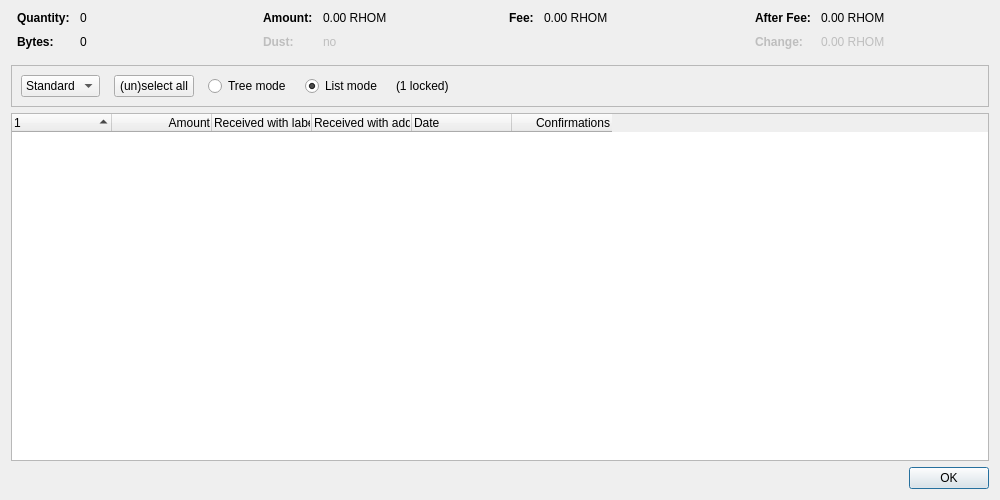
<?xml version="1.0" encoding="UTF-8"?>
<ui version="4.0">
 <class>CoinControlDialog</class>
 <widget class="QDialog" name="CoinControlDialog">
  <property name="geometry">
   <rect>
    <x>0</x>
    <y>0</y>
    <width>1000</width>
    <height>500</height>
   </rect>
  </property>
  <property name="windowTitle">
   <string>Coin Selection</string>
  </property>
  <layout class="QVBoxLayout" name="verticalLayout">
   <item>
    <layout class="QHBoxLayout" name="horizontalLayoutTop" stretch="0,0,0,0">
     <property name="topMargin">
      <number>0</number>
     </property>
     <property name="bottomMargin">
      <number>10</number>
     </property>
     <item>
      <layout class="QFormLayout" name="formLayoutCoinControl1">
       <property name="horizontalSpacing">
        <number>10</number>
       </property>
       <property name="verticalSpacing">
        <number>10</number>
       </property>
       <property name="leftMargin">
        <number>6</number>
       </property>
       <property name="rightMargin">
        <number>6</number>
       </property>
       <item row="0" column="0">
        <widget class="QLabel" name="labelCoinControlQuantityText">
         <property name="font">
          <font>
           <weight>75</weight>
           <bold>true</bold>
          </font>
         </property>
         <property name="text">
          <string>Quantity:</string>
         </property>
        </widget>
       </item>
       <item row="0" column="1">
        <widget class="QLabel" name="labelCoinControlQuantity">
         <property name="cursor">
          <cursorShape>IBeamCursor</cursorShape>
         </property>
         <property name="contextMenuPolicy">
          <enum>Qt::ActionsContextMenu</enum>
         </property>
         <property name="text">
          <string notr="true">0</string>
         </property>
         <property name="textInteractionFlags">
          <set>Qt::LinksAccessibleByMouse|Qt::TextSelectableByKeyboard|Qt::TextSelectableByMouse</set>
         </property>
        </widget>
       </item>
       <item row="1" column="0">
        <widget class="QLabel" name="labelCoinControlBytesText">
         <property name="font">
          <font>
           <weight>75</weight>
           <bold>true</bold>
          </font>
         </property>
         <property name="text">
          <string>Bytes:</string>
         </property>
        </widget>
       </item>
       <item row="1" column="1">
        <widget class="QLabel" name="labelCoinControlBytes">
         <property name="cursor">
          <cursorShape>IBeamCursor</cursorShape>
         </property>
         <property name="contextMenuPolicy">
          <enum>Qt::ActionsContextMenu</enum>
         </property>
         <property name="text">
          <string notr="true">0</string>
         </property>
         <property name="textInteractionFlags">
          <set>Qt::LinksAccessibleByMouse|Qt::TextSelectableByKeyboard|Qt::TextSelectableByMouse</set>
         </property>
        </widget>
       </item>
      </layout>
     </item>
     <item>
      <layout class="QFormLayout" name="formLayoutCoinControl2">
       <property name="horizontalSpacing">
        <number>10</number>
       </property>
       <property name="verticalSpacing">
        <number>10</number>
       </property>
       <property name="leftMargin">
        <number>6</number>
       </property>
       <property name="rightMargin">
        <number>6</number>
       </property>
       <item row="0" column="0">
        <widget class="QLabel" name="labelCoinControlAmountText">
         <property name="font">
          <font>
           <weight>75</weight>
           <bold>true</bold>
          </font>
         </property>
         <property name="text">
          <string>Amount:</string>
         </property>
        </widget>
       </item>
       <item row="0" column="1">
        <widget class="QLabel" name="labelCoinControlAmount">
         <property name="cursor">
          <cursorShape>IBeamCursor</cursorShape>
         </property>
         <property name="contextMenuPolicy">
          <enum>Qt::ActionsContextMenu</enum>
         </property>
         <property name="text">
          <string notr="true">0.00 RHOM</string>
         </property>
         <property name="textInteractionFlags">
          <set>Qt::LinksAccessibleByMouse|Qt::TextSelectableByKeyboard|Qt::TextSelectableByMouse</set>
         </property>
        </widget>
       </item>
       <item row="1" column="0">
        <widget class="QLabel" name="labelCoinControlLowOutputText">
         <property name="enabled">
          <bool>false</bool>
         </property>
         <property name="font">
          <font>
           <weight>75</weight>
           <bold>true</bold>
          </font>
         </property>
         <property name="text">
          <string>Dust:</string>
         </property>
        </widget>
       </item>
       <item row="1" column="1">
        <widget class="QLabel" name="labelCoinControlLowOutput">
         <property name="enabled">
          <bool>false</bool>
         </property>
         <property name="cursor">
          <cursorShape>IBeamCursor</cursorShape>
         </property>
         <property name="contextMenuPolicy">
          <enum>Qt::ActionsContextMenu</enum>
         </property>
         <property name="text">
          <string notr="true">no</string>
         </property>
         <property name="textInteractionFlags">
          <set>Qt::LinksAccessibleByMouse|Qt::TextSelectableByKeyboard|Qt::TextSelectableByMouse</set>
         </property>
        </widget>
       </item>
      </layout>
     </item>
     <item>
      <layout class="QFormLayout" name="formLayoutCoinControl3">
       <property name="horizontalSpacing">
        <number>10</number>
       </property>
       <property name="verticalSpacing">
        <number>10</number>
       </property>
       <property name="leftMargin">
        <number>6</number>
       </property>
       <property name="rightMargin">
        <number>6</number>
       </property>
       <item row="0" column="0">
        <widget class="QLabel" name="labelCoinControlFeeText">
         <property name="font">
          <font>
           <weight>75</weight>
           <bold>true</bold>
          </font>
         </property>
         <property name="text">
          <string>Fee:</string>
         </property>
        </widget>
       </item>
       <item row="0" column="1">
        <widget class="QLabel" name="labelCoinControlFee">
         <property name="cursor">
          <cursorShape>IBeamCursor</cursorShape>
         </property>
         <property name="contextMenuPolicy">
          <enum>Qt::ActionsContextMenu</enum>
         </property>
         <property name="text">
          <string notr="true">0.00 RHOM</string>
         </property>
         <property name="textInteractionFlags">
          <set>Qt::LinksAccessibleByMouse|Qt::TextSelectableByKeyboard|Qt::TextSelectableByMouse</set>
         </property>
        </widget>
       </item>
      </layout>
     </item>
     <item>
      <layout class="QFormLayout" name="formLayoutCoinControl4">
       <property name="horizontalSpacing">
        <number>10</number>
       </property>
       <property name="verticalSpacing">
        <number>10</number>
       </property>
       <property name="leftMargin">
        <number>6</number>
       </property>
       <property name="rightMargin">
        <number>6</number>
       </property>
       <item row="0" column="0">
        <widget class="QLabel" name="labelCoinControlAfterFeeText">
         <property name="font">
          <font>
           <weight>75</weight>
           <bold>true</bold>
          </font>
         </property>
         <property name="text">
          <string>After Fee:</string>
         </property>
        </widget>
       </item>
       <item row="0" column="1">
        <widget class="QLabel" name="labelCoinControlAfterFee">
         <property name="cursor">
          <cursorShape>IBeamCursor</cursorShape>
         </property>
         <property name="contextMenuPolicy">
          <enum>Qt::ActionsContextMenu</enum>
         </property>
         <property name="text">
          <string notr="true">0.00 RHOM</string>
         </property>
         <property name="textInteractionFlags">
          <set>Qt::LinksAccessibleByMouse|Qt::TextSelectableByKeyboard|Qt::TextSelectableByMouse</set>
         </property>
        </widget>
       </item>
       <item row="1" column="0">
        <widget class="QLabel" name="labelCoinControlChangeText">
         <property name="enabled">
          <bool>false</bool>
         </property>
         <property name="font">
          <font>
           <weight>75</weight>
           <bold>true</bold>
          </font>
         </property>
         <property name="text">
          <string>Change:</string>
         </property>
        </widget>
       </item>
       <item row="1" column="1">
        <widget class="QLabel" name="labelCoinControlChange">
         <property name="enabled">
          <bool>false</bool>
         </property>
         <property name="cursor">
          <cursorShape>IBeamCursor</cursorShape>
         </property>
         <property name="contextMenuPolicy">
          <enum>Qt::ActionsContextMenu</enum>
         </property>
         <property name="text">
          <string notr="true">0.00 RHOM</string>
         </property>
         <property name="textInteractionFlags">
          <set>Qt::LinksAccessibleByMouse|Qt::TextSelectableByKeyboard|Qt::TextSelectableByMouse</set>
         </property>
        </widget>
       </item>
      </layout>
     </item>
    </layout>
   </item>
   <item>
    <widget class="QFrame" name="frame">
     <property name="minimumSize">
      <size>
       <width>0</width>
       <height>40</height>
      </size>
     </property>
     <property name="frameShape">
      <enum>QFrame::StyledPanel</enum>
     </property>
     <property name="frameShadow">
      <enum>QFrame::Sunken</enum>
     </property>
     <layout class="QHBoxLayout" name="horizontalLayout">
      <item>
       <layout class="QHBoxLayout" name="horizontalLayoutPanel" stretch="0,0,0,0,0,0">
        <property name="spacing">
         <number>14</number>
        </property>
        <item>
         <widget class="QComboBox" name="cbxType">
          <item>
           <property name="text">
            <string>Standard</string>
           </property>
          </item>
          <item>
           <property name="text">
            <string>Blind</string>
           </property>
          </item>
          <item>
           <property name="text">
            <string>Anon</string>
           </property>
          </item>
         </widget>
        </item>
        <item>
         <widget class="QPushButton" name="pushButtonSelectAll">
          <property name="sizePolicy">
           <sizepolicy hsizetype="Maximum" vsizetype="Fixed">
            <horstretch>0</horstretch>
            <verstretch>0</verstretch>
           </sizepolicy>
          </property>
          <property name="text">
           <string>(un)select all</string>
          </property>
          <property name="autoDefault">
           <bool>false</bool>
          </property>
         </widget>
        </item>
        <item>
         <widget class="QRadioButton" name="radioTreeMode">
          <property name="sizePolicy">
           <sizepolicy hsizetype="Maximum" vsizetype="Fixed">
            <horstretch>0</horstretch>
            <verstretch>0</verstretch>
           </sizepolicy>
          </property>
          <property name="text">
           <string>Tree mode</string>
          </property>
         </widget>
        </item>
        <item>
         <widget class="QRadioButton" name="radioListMode">
          <property name="sizePolicy">
           <sizepolicy hsizetype="Maximum" vsizetype="Fixed">
            <horstretch>0</horstretch>
            <verstretch>0</verstretch>
           </sizepolicy>
          </property>
          <property name="text">
           <string>List mode</string>
          </property>
          <property name="checked">
           <bool>true</bool>
          </property>
         </widget>
        </item>
        <item>
         <widget class="QLabel" name="labelLocked">
          <property name="text">
           <string notr="true">(1 locked)</string>
          </property>
         </widget>
        </item>
        <item>
         <spacer name="horizontalSpacer">
          <property name="orientation">
           <enum>Qt::Horizontal</enum>
          </property>
          <property name="sizeHint" stdset="0">
           <size>
            <width>40</width>
            <height>20</height>
           </size>
          </property>
         </spacer>
        </item>
       </layout>
      </item>
     </layout>
    </widget>
   </item>
   <item>
    <widget class="CoinControlTreeWidget" name="treeWidget">
     <property name="contextMenuPolicy">
      <enum>Qt::CustomContextMenu</enum>
     </property>
     <property name="sortingEnabled">
      <bool>false</bool>
     </property>
     <property name="columnCount">
      <number>6</number>
     </property>
     <attribute name="headerShowSortIndicator" stdset="0">
      <bool>true</bool>
     </attribute>
     <attribute name="headerStretchLastSection">
      <bool>false</bool>
     </attribute>
     <column>
      <property name="text">
       <string/>
      </property>
     </column>
     <column>
      <property name="text">
       <string>Amount</string>
      </property>
      <property name="textAlignment">
       <set>AlignTrailing|AlignVCenter</set>
      </property>
     </column>
     <column>
      <property name="text">
       <string>Received with label</string>
      </property>
     </column>
     <column>
      <property name="text">
       <string>Received with address</string>
      </property>
     </column>
     <column>
      <property name="text">
       <string>Date</string>
      </property>
     </column>
     <column>
      <property name="text">
       <string>Confirmations</string>
      </property>
      <property name="toolTip">
       <string>Confirmed</string>
      </property>
      <property name="textAlignment">
       <set>AlignTrailing|AlignVCenter</set>
      </property>
     </column>
     <column>
      <property name="text">
       <string/>
      </property>
     </column>
     <column>
      <property name="text">
       <string/>
      </property>
     </column>
     <column>
      <property name="text">
       <string/>
      </property>
     </column>
     <column>
      <property name="text">
       <string/>
      </property>
     </column>
    </widget>
   </item>
   <item>
    <widget class="QDialogButtonBox" name="buttonBox">
     <property name="orientation">
      <enum>Qt::Horizontal</enum>
     </property>
     <property name="standardButtons">
      <set>QDialogButtonBox::Ok</set>
     </property>
    </widget>
   </item>
  </layout>
 </widget>
 <customwidgets>
  <customwidget>
   <class>CoinControlTreeWidget</class>
   <extends>QTreeWidget</extends>
   <header>qt/coincontroltreewidget.h</header>
  </customwidget>
 </customwidgets>
 <resources/>
 <connections/>
</ui>
